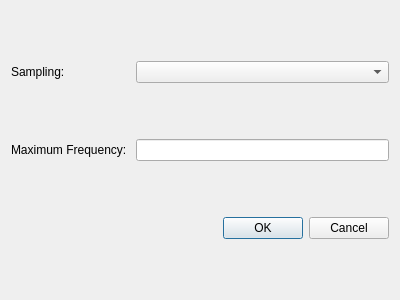
<?xml version="1.0" encoding="UTF-8"?>
<ui version="4.0">
 <class>GeoMtfDlg</class>
 <widget class="QDialog" name="GeoMtfDlg">
  <property name="geometry">
   <rect>
    <x>0</x>
    <y>0</y>
    <width>400</width>
    <height>300</height>
   </rect>
  </property>
  <property name="windowTitle">
   <string>Dialog</string>
  </property>
  <layout class="QGridLayout" name="gridLayout">
   <item row="0" column="1">
    <widget class="QComboBox" name="samplingCombo"/>
   </item>
   <item row="0" column="0">
    <widget class="QLabel" name="label">
     <property name="text">
      <string>Sampling:</string>
     </property>
    </widget>
   </item>
   <item row="2" column="0" colspan="2">
    <widget class="QDialogButtonBox" name="buttonBox">
     <property name="orientation">
      <enum>Qt::Horizontal</enum>
     </property>
     <property name="standardButtons">
      <set>QDialogButtonBox::Cancel|QDialogButtonBox::Ok</set>
     </property>
    </widget>
   </item>
   <item row="1" column="1">
    <widget class="QLineEdit" name="maxFreqEdit"/>
   </item>
   <item row="1" column="0">
    <widget class="QLabel" name="label_2">
     <property name="text">
      <string>Maximum Frequency: </string>
     </property>
    </widget>
   </item>
  </layout>
 </widget>
 <resources/>
 <connections>
  <connection>
   <sender>buttonBox</sender>
   <signal>accepted()</signal>
   <receiver>GeoMtfDlg</receiver>
   <slot>accept()</slot>
   <hints>
    <hint type="sourcelabel">
     <x>248</x>
     <y>254</y>
    </hint>
    <hint type="destinationlabel">
     <x>157</x>
     <y>274</y>
    </hint>
   </hints>
  </connection>
  <connection>
   <sender>buttonBox</sender>
   <signal>rejected()</signal>
   <receiver>GeoMtfDlg</receiver>
   <slot>reject()</slot>
   <hints>
    <hint type="sourcelabel">
     <x>316</x>
     <y>260</y>
    </hint>
    <hint type="destinationlabel">
     <x>286</x>
     <y>274</y>
    </hint>
   </hints>
  </connection>
 </connections>
</ui>
